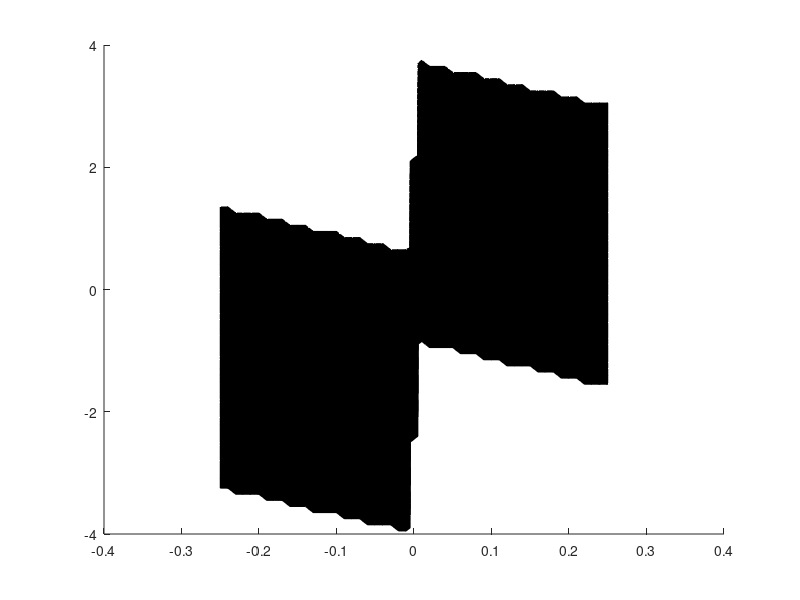

Write the MATLAB code that produced this figure. (Note: this script raises an error after producing the figure.)
clear; clc;
load("Datas/safe_boundary_data_simplified.mat");

[XDOT, XDDOT, PHIDOT] = ndgrid(xdot_vals, xdotdot_vals, phidot_vals);

% --- 1. Figure: Contour map + Fits ---
figure(1); clf;
fv2 = isosurface(XDOT, XDDOT, PHIDOT, double(safe_matrix), 0.5);
hold on;
if ~isempty(fv2.vertices)
    p2 = patch(fv2);
    p2.FaceColor = [0.5 0 0.13];
    p2.EdgeColor = 'none';
    p2.FaceAlpha = 0.35;
end
xlabel('xdot'); ylabel('xdotdot\_PID'); zlabel('phidot');
title('Safe/Unsafe Boundary (Contour Map) + Fits');
grid on; view(3); camlight; lighting gouraud; axis tight;

% --- New 3 region corner coordinates (each is 8x3) ---
prism1 = [
   -0.2500,  1.3500, -0.7200;
         0,  0.6500, -0.7200;
         0, -3.9000,  0.5800;
   -0.2500, -3.2500,  0.5800;
   -0.2500,  1.3500, -0.5800;
         0,  0.6500, -0.5800;
         0, -3.9000,  0.7200;
   -0.2500, -3.2500,  0.7200
];
prism2 = [
         0,  3.7000, -0.7200;
    0.2500,  3.0000, -0.7200;
    0.2500, -1.5500,  0.5800;
         0, -0.9000,  0.5800;
         0,  3.7000, -0.5800;
    0.2500,  3.0000, -0.5800;
    0.2500, -1.5500,  0.7200;
         0, -0.9000,  0.7200
];
prism3 = [
   -0.0100,  0.6500, -0.6500;
   -0.0100,  3.7000, -0.6500;
   -0.0100, -0.9000,  0.6500;
   -0.0100, -3.9000,  0.6500;
    0.0100,  0.6500, -0.6500;
    0.0100,  3.7000, -0.6500;
    0.0100, -0.9000,  0.6500;
    0.0100, -3.9000,  0.6500
];

prism_vertices = {prism1, prism2, prism3};

contour_points = fv2.vertices; % Nx3 matrix

region_points = cell(1,3);
for k = 1:3
    V = prism_vertices{k};
    mask = false(size(contour_points,1),1);
    for n = 1:size(contour_points,1)
        pt = contour_points(n,:);
        mask(n) = inhull(pt, V);
    end
    region_points{k} = contour_points(mask,:);
    fprintf('%d. There are %d points inside Prism.\n', k, sum(mask));
end

fit_coeffs = cell(1,3);
region_colors = [
    0.9 0.1 0.1;    % red
    0.2 0.8 0.2;    % green
    0.1 0.3 0.9     % blue
];

fit_handles = gobjects(1,3);
for k = 1:3
    region_pts = region_points{k};
    if isempty(region_pts)
        warning('Prism %d is empty, skipped.', k);
        continue
    end
    X1 = region_pts(:,1); X2 = region_pts(:,2); X3 = region_pts(:,3);

    if k <= 2
        % Region 1 and 2: Polynomial fit
        poly_degree = 1;
        model = polyfitn([X1, X2], X3, poly_degree);
        Nfit = 30;
        x1_grid = linspace(min(X1), max(X1), Nfit);
        x2_grid = linspace(min(X2), max(X2), Nfit);
        [XX1, XX2] = meshgrid(x1_grid, x2_grid);
        predX3 = polyvaln(model, [XX1(:), XX2(:)]);
        predX3 = reshape(predX3, size(XX1));
        fit_handles(k) = mesh(XX1, XX2, predX3, ...
            'EdgeColor', region_colors(k,:), ...
            'FaceColor', region_colors(k,:), ...
            'FaceAlpha', 0.45, ...
            'EdgeAlpha', 0.9, ...
            'DisplayName', sprintf('Region %d Fit', k));
        fit_coeffs{k} = model;
    else
        % Region 3: Geometric plane, plot mesh
        % Plane approx: x = 0, phidot = m*xdotdot + c  (fully perpendicular)
        x0 = 0; % plane x constant
        % Trapezoid3 is defined with 4 corner points
        trapezoid3 = [0, 0.65, -0.65; 0, 3.7, -0.65; 0, -0.9, 0.65; 0, -3.9, 0.65];
        x_plane = zeros(2,2);
        y_plane = [trapezoid3(1,2), trapezoid3(2,2); trapezoid3(4,2), trapezoid3(3,2)];
        z_plane = [trapezoid3(1,3), trapezoid3(2,3); trapezoid3(4,3), trapezoid3(3,3)];
        fit_handles(k) = mesh(x_plane, y_plane, z_plane, ...
            'EdgeColor', region_colors(k,:), ...
            'FaceColor', region_colors(k,:), ...
            'FaceAlpha', 0.45, ...
            'EdgeAlpha', 0.9, ...
            'DisplayName', sprintf('Region %d Plane', k));
        fit_coeffs{k} = []; % No fit!
    end
end

legend([p2, fit_handles], ...
    'Contour Map (isosurface)', ...
    'Region 1 Fit', 'Region 2 Fit', 'Region 3 Plane');
zlim([-0.65 0.65]);

%% ---- Print Fit equations and R² values ----
disp('----- Region-by-Region Fit Equations/Regions -----')
for k = 1:3
    if k <= 2
        model = fit_coeffs{k};
        if isempty(model)
            fprintf('Region %d: No fit.\n', k);
            continue
        end
        coeffs = model.Coefficients;
        terms = model.ModelTerms;
        syms xdot xdotdot
        eqn = 0;
        for j = 1:length(coeffs)
            deg_x = terms(j,1);
            deg_y = terms(j,2);
            term_j = coeffs(j) * (xdot^deg_x) * (xdotdot^deg_y);
            eqn = eqn + term_j;
        end
        eqn = simplify(eqn, 'IgnoreAnalyticConstraints', true);
        eqn = vpa(eqn, 4);
        fprintf('\nRegion %d: phidot =\n', k);
        pretty(eqn);

        % ---- Calculate and Print R^2 ----
        region_pts = region_points{k};
        X1 = region_pts(:,1);
        X2 = region_pts(:,2);
        X3 = region_pts(:,3); % True phidot values
        X3_pred = polyvaln(model, [X1, X2]); % Fit prediction
        SS_res = sum((X3 - X3_pred).^2);
        SS_tot = sum((X3 - mean(X3)).^2);
        R2 = 1 - SS_res / SS_tot;
        fprintf('R^2 for Region %d: %.4f\n', k, R2);
    else
        fprintf('\nRegion 3: No fit (Plane). x ≈ 0, phidot range [%.2f, %.2f]\n', ...
            min(trapezoid3(:,3)), max(trapezoid3(:,3)));
    end
end
disp('---------------------------------------------')

%% --- 2. Figure: Contour Map + Proper Prisms ---
figure(2); clf;
fv2 = isosurface(XDOT, XDDOT, PHIDOT, double(safe_matrix), 0.5);
hold on;
if ~isempty(fv2.vertices)
    p2 = patch(fv2);
    p2.FaceColor = [0.5 0 0.13];
    p2.EdgeColor = 'none';
    p2.FaceAlpha = 0.55;
end
xlabel('xdot'); ylabel('xdotdot_PID'); zlabel('phidot');
title('Contour Map + Prisms (Corrected Vertices)');
grid on; view(3); camlight; lighting gouraud; axis tight;

box_colors = region_colors; 

prism_handles = gobjects(1, length(prism_vertices)); 

for k = 1:length(prism_vertices)
    V = prism_vertices{k}; % 8x3 corner points
    box_faces = [
        1 2 3 4;    % Bottom face
        5 6 7 8;    % Top face
        1 2 6 5;    % Side face
        2 3 7 6;    % Side face
        3 4 8 7;    % Side face
        4 1 5 8     % Side face
    ];
    % Save patch for legend
    prism_handles(k) = patch('Vertices', V, ...
          'Faces', box_faces, ...
          'FaceColor', box_colors(k,:), ...
          'FaceAlpha', 0.27, ...
          'EdgeColor', box_colors(k,:), ...
          'LineWidth', 2.5, ...
          'DisplayName', sprintf('Region %d', k));
end

legend([p2, prism_handles], ...
    ['Contour Map (isosurface)', ...
    arrayfun(@(k) sprintf('Region %d',k), 1:length(prism_vertices), 'UniformOutput', false)]);
